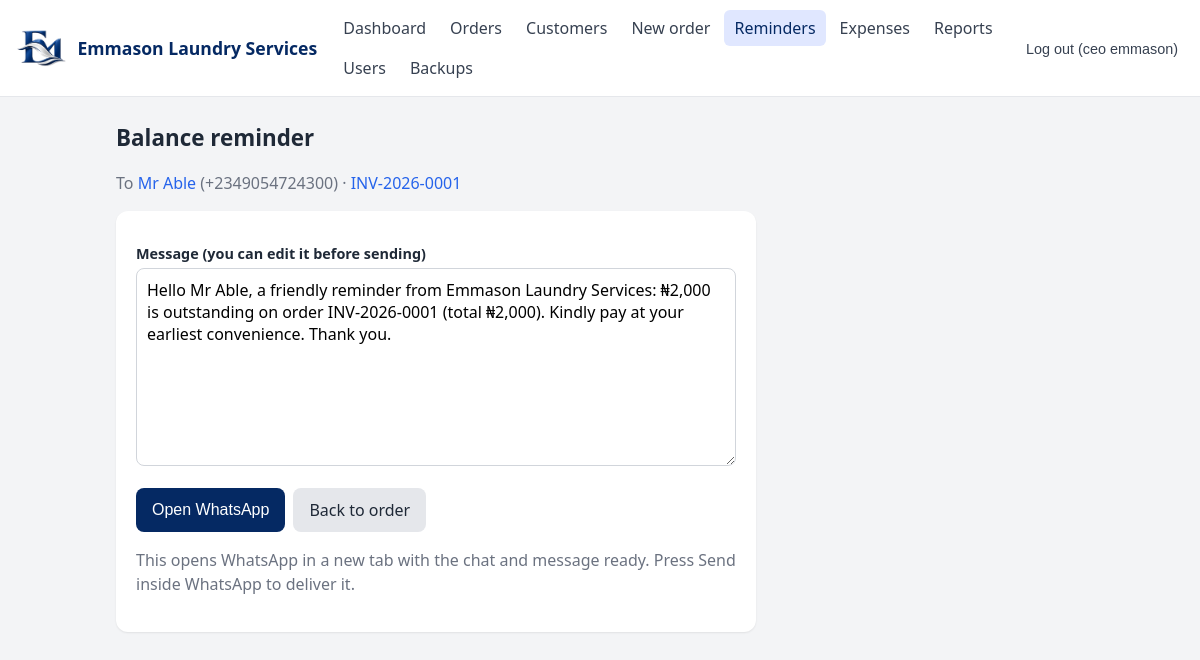
The page /app/orders/1/message/balance (signed in) on the database its author committed.
### app/models.py (models this page shows, shortened)
class User(Base):
     __tablename__ = "users"
     id = Column(Integer, primary_key=True)
     username = Column(String, unique=True, nullable=False)
     full_name = Column(String, nullable=False)
     password_hash = Column(String, nullable=False)
     role = Column(String, default="staff")        # admin or staff
     is_active = Column(Boolean, default=True)
     created_at = Column(DateTime, default=datetime.utcnow)

class Customer(Base):
    __tablename__ = "customers"
    id = Column(Integer, primary_key=True)
    name = Column(String, nullable=False)
    phone = Column(String, unique=True, nullable=False)
    address = Column(String)
    created_at = Column(DateTime, default=datetime.utcnow)
    orders = relationship("Order", back_populates="customer")

class Invoice(Base):
    __tablename__ = "invoices"
    id = Column(Integer, primary_key=True)
    order_id = Column(Integer, ForeignKey("orders.id"), unique=True, nullable=False)
    invoice_number = Column(String, unique=True, nullable=False)
    total = Column(Integer, nullable=False)       # naira
    created_at = Column(DateTime, default=datetime.utcnow)
    order = relationship("Order", back_populates="invoice")
    payments = relationship("Payment", back_populates="invoice", cascade="all, delete-orphan")

### app/routers/web_messages.py (the view)
@router.get("/app/orders/{order_id:int}/message/{kind}")
def message_page(request: Request, order_id: int, kind: str, user=Depends(web_user),
                 db: Session = Depends(get_db)):
    order = load(db, order_id, kind)
    text = config.WHATSAPP_TEMPLATES[kind].format_map(SafeDict(build_values(order)))
    return form_page(request, user, order, kind, text)

### app/templates/message_form.html (shortened to what this page needs)
 {% extends "base.html" %}
{% block content %}
<h1>{{ label }}</h1>
<p class="muted">
  To <a href="/app/customers/{{ order.customer.id }}">{{ order.customer.name }}</a>
  {% if number %}(+{{ number }}){% endif %}
  &middot; <a href="/app/orders/{{ order.id }}">{{ order.invoice.invoice_number if order.invoice else "Order " ~ order.id }}</a>
</p>
{% if not number %}
<div class="error">
  The phone number "{{ order.customer.phone }}" isn't in a format WhatsApp can use.
  <a href="/app/customers/{{ order.customer.id }}/edit">Edit the customer's number</a>
  (for example 08012345678).
</div>
{% else %}
<div class="form-card wide">
  <form method="post" action="/app/orders/{{ order.id }}/message/{{ kind }}" target="_blank">
    <label for="message">Message (you can edit it before sending)</label>
    <textarea id="message" name="message" rows="8" maxlength="1000">{{ text }}</textarea>
    <div class="actions">
      <button class="btn" type="submit">Open WhatsApp</button>
      <a class="btn secondary" href="/app/orders/{{ order.id }}">Back to order</a>
    </div>
  </form>
  <p class="muted">This opens WhatsApp in a new tab with the chat and message ready. Press Send inside WhatsApp to deliver it.</p>
</div>
{% endif %}
{% endblock %}

### app/templates/base.html (shortened to what this page needs)
<!doctype html>
<html lang="en">
<head>
  <link rel="stylesheet" href="/static/style.css">
</head>
<body>
  <header class="topbar">
      <a class="brand" href="/app"><img src="/static/logo-mark.png" alt=""><span>{{ business }}</span></a>
        <nav>
      <a href="/app" class="{{ 'active' if page == 'dashboard' }}">Dashboard</a>
      <a href="/app/orders" class="{{ 'active' if page == 'orders' }}">Orders</a>
      <a href="/app/customers" class="{{ 'active' if page == 'customers' }}">Customers</a>
      <a href="/app/orders/new" class="{{ 'active' if page == 'new_order' }}">New order</a>
      <a href="/app/reminders" class="{{ 'active' if page == 'reminders' }}">Reminders</a>
      {% if user.role == "admin" %}
      <a href="/app/expenses" class="{{ 'active' if page == 'expenses' }}">Expenses</a>
      <a href="/app/reports" class="{{ 'active' if page == 'reports' }}">Reports</a>
      <a href="/app/users" class="{{ 'active' if page == 'users' }}">Users</a>
      <a href="/app/backups" class="{{ 'active' if page == 'backups' }}">Backups</a>
      {% endif %}
    </nav>
    <form method="post" action="/logout">
      <button class="link">Log out ({{ user.username }})</button>
    </form>
  </header>
  <main>
    {% block content %}{% endblock %}
  </main>
</body>
</html>

### app/static/style.css (style rules this page uses)
* { box-sizing: border-box; }
body { margin: 0; font-family: system-ui, -apple-system, "Segoe UI", Roboto, sans-serif; background: #f3f4f6; color: #1f2937; line-height: 1.5; }
a { color: #2563eb; text-decoration: none; }
.topbar { background: #1f2937; color: #fff; padding: 10px 16px; display: flex; flex-wrap: wrap; align-items: center; gap: 8px 16px; }
.topbar .brand { color: #fff; font-weight: 700; font-size: 1.1rem; }
.topbar nav { display: flex; flex-wrap: wrap; gap: 4px; flex: 1; }
.topbar nav a { color: #d1d5db; padding: 6px 10px; border-radius: 6px; }
.topbar nav a.active, .topbar nav a:hover { background: #374151; color: #fff; }
.topbar form { margin: 0; }
button.link { background: none; border: 0; color: #d1d5db; cursor: pointer; font-size: .9rem; }
main { max-width: 1000px; margin: 0 auto; padding: 16px; }
h1 { font-size: 1.4rem; margin: 8px 0 16px; }
.btn { display: inline-block; background: #2563eb; color: #fff; border: 0; border-radius: 8px; padding: 10px 16px; font-size: 1rem; cursor: pointer; }
.btn.secondary { background: #e5e7eb; color: #1f2937; }
input, select, textarea { width: 100%; padding: 10px; border: 1px solid #d1d5db; border-radius: 8px; font-size: 1rem; background: #fff; }
label { display: block; font-size: .9rem; font-weight: 600; margin: 12px 0 4px; }
.muted { color: #6b7280; }
.actions { display: flex; gap: 8px; flex-wrap: wrap; margin-top: 16px; }
.form-card { max-width: 480px; background: #fff; padding: 20px; border-radius: 12px; box-shadow: 0 1px 2px rgba(0,0,0,.08); }
.form-card.wide { max-width: 640px; }
textarea { font-family: inherit; min-height: 140px; resize: vertical; }
.topbar { background: #fff; color: #052963; border-bottom: 1px solid #e5e7eb; }
.topbar .brand { color: #052963; display: flex; align-items: center; gap: 10px; }
.topbar .brand img { height: 38px; width: auto; }
.topbar nav a { color: #374151; }
.topbar nav a.active, .topbar nav a:hover { background: #e0e7ff; color: #052963; }
.topbar button.link, .userbar a { color: #374151; }
.btn { background: #052963; }

### rows shown on the page
User: username "ceo emmason"
Customer: customer.name "Mr Able"
Invoice: invoice "INV-2026-0001"

### other values the page prints
{{ business }} "Emmason Laundry Services"
{{ label }} "Balance reminder"
{{ number }} "2349054724300"
